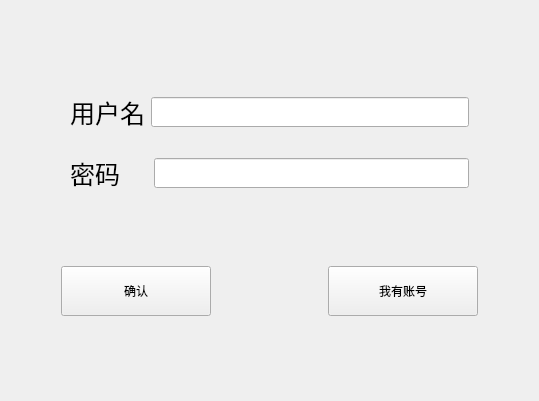
<?xml version="1.0" encoding="UTF-8"?>
<ui version="4.0">
 <class>registerWidget</class>
 <widget class="QWidget" name="registerWidget">
  <property name="geometry">
   <rect>
    <x>0</x>
    <y>0</y>
    <width>539</width>
    <height>401</height>
   </rect>
  </property>
  <property name="maximumSize">
   <size>
    <width>700</width>
    <height>500</height>
   </size>
  </property>
  <property name="windowTitle">
   <string>Form</string>
  </property>
  <layout class="QVBoxLayout" name="verticalLayout_2">
   <item>
    <spacer name="verticalSpacer_2">
     <property name="orientation">
      <enum>Qt::Vertical</enum>
     </property>
     <property name="sizeHint" stdset="0">
      <size>
       <width>20</width>
       <height>40</height>
      </size>
     </property>
    </spacer>
   </item>
   <item>
    <widget class="QWidget" name="input_group" native="true">
     <layout class="QVBoxLayout" name="verticalLayout">
      <property name="leftMargin">
       <number>50</number>
      </property>
      <property name="rightMargin">
       <number>50</number>
      </property>
      <property name="bottomMargin">
       <number>50</number>
      </property>
      <item>
       <widget class="QWidget" name="username_input" native="true">
        <layout class="QHBoxLayout" name="horizontalLayout">
         <item>
          <widget class="QLabel" name="label">
           <property name="font">
            <font>
             <pointsize>19</pointsize>
            </font>
           </property>
           <property name="text">
            <string>用户名</string>
           </property>
          </widget>
         </item>
         <item>
          <widget class="QLineEdit" name="lineEdit">
           <property name="minimumSize">
            <size>
             <width>0</width>
             <height>30</height>
            </size>
           </property>
          </widget>
         </item>
        </layout>
       </widget>
      </item>
      <item>
       <widget class="QWidget" name="password_input" native="true">
        <layout class="QHBoxLayout" name="horizontalLayout_2">
         <item>
          <widget class="QLabel" name="label_3">
           <property name="font">
            <font>
             <pointsize>19</pointsize>
            </font>
           </property>
           <property name="text">
            <string>密码    </string>
           </property>
          </widget>
         </item>
         <item>
          <widget class="QLineEdit" name="lineEdit_3">
           <property name="minimumSize">
            <size>
             <width>0</width>
             <height>30</height>
            </size>
           </property>
          </widget>
         </item>
        </layout>
       </widget>
      </item>
     </layout>
    </widget>
   </item>
   <item>
    <widget class="QWidget" name="button_goup" native="true">
     <layout class="QHBoxLayout" name="horizontalLayout_3">
      <property name="leftMargin">
       <number>50</number>
      </property>
      <property name="rightMargin">
       <number>50</number>
      </property>
      <item>
       <widget class="QPushButton" name="register_confirm_Button">
        <property name="minimumSize">
         <size>
          <width>150</width>
          <height>50</height>
         </size>
        </property>
        <property name="maximumSize">
         <size>
          <width>150</width>
          <height>50</height>
         </size>
        </property>
        <property name="text">
         <string>确认</string>
        </property>
       </widget>
      </item>
      <item>
       <spacer name="horizontalSpacer">
        <property name="orientation">
         <enum>Qt::Horizontal</enum>
        </property>
        <property name="sizeHint" stdset="0">
         <size>
          <width>40</width>
          <height>20</height>
         </size>
        </property>
       </spacer>
      </item>
      <item>
       <widget class="QPushButton" name="register_back_Button">
        <property name="minimumSize">
         <size>
          <width>150</width>
          <height>50</height>
         </size>
        </property>
        <property name="maximumSize">
         <size>
          <width>700</width>
          <height>500</height>
         </size>
        </property>
        <property name="text">
         <string>我有账号</string>
        </property>
       </widget>
      </item>
     </layout>
    </widget>
   </item>
   <item>
    <spacer name="verticalSpacer">
     <property name="orientation">
      <enum>Qt::Vertical</enum>
     </property>
     <property name="sizeHint" stdset="0">
      <size>
       <width>20</width>
       <height>40</height>
      </size>
     </property>
    </spacer>
   </item>
  </layout>
 </widget>
 <resources/>
 <connections/>
</ui>
